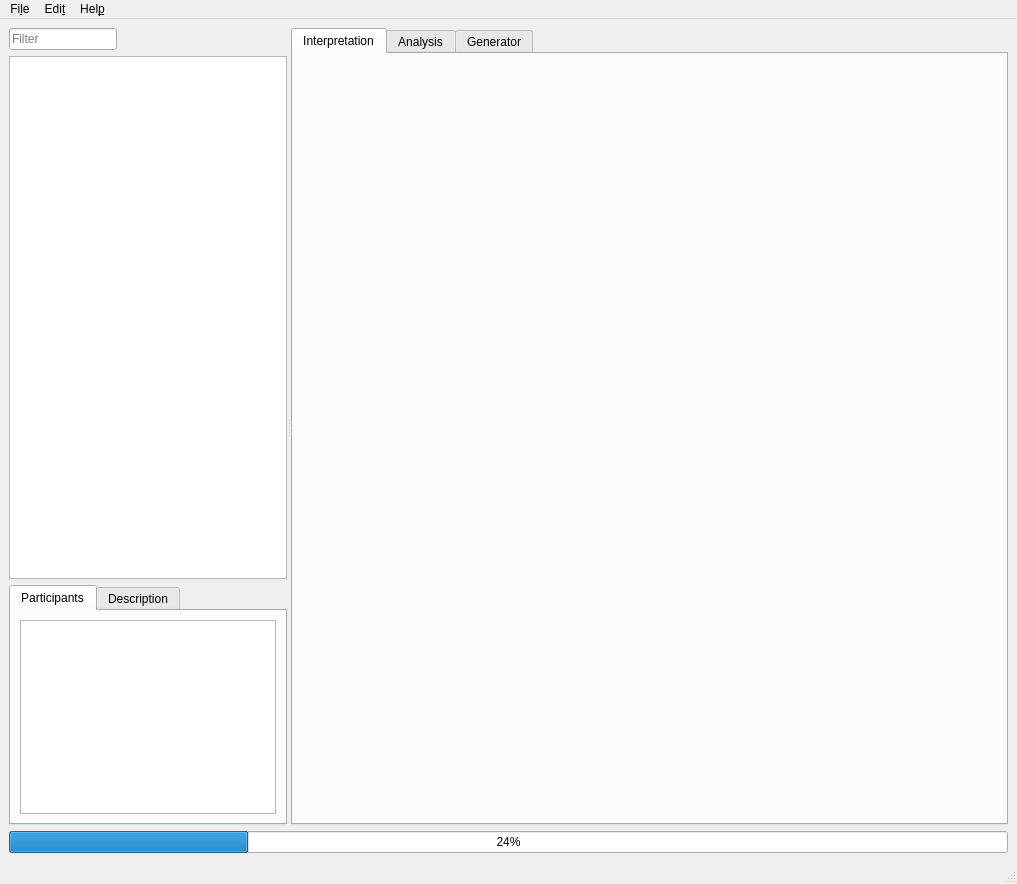
<?xml version="1.0" encoding="UTF-8"?>
<ui version="4.0">
 <class>MainWindow</class>
 <widget class="QMainWindow" name="MainWindow">
  <property name="geometry">
   <rect>
    <x>0</x>
    <y>0</y>
    <width>1017</width>
    <height>884</height>
   </rect>
  </property>
  <property name="windowTitle">
   <string>Universal Radio Hacker</string>
  </property>
  <property name="windowIcon">
   <iconset resource="urh.qrc">
    <normaloff>:/icons/data/icons/appicon.png</normaloff>:/icons/data/icons/appicon.png</iconset>
  </property>
  <property name="tabShape">
   <enum>QTabWidget::Rounded</enum>
  </property>
  <property name="dockNestingEnabled">
   <bool>false</bool>
  </property>
  <widget class="QWidget" name="centralwidget">
   <layout class="QVBoxLayout" name="verticalLayout_4">
    <item>
     <widget class="QSplitter" name="splitter">
      <property name="orientation">
       <enum>Qt::Horizontal</enum>
      </property>
      <property name="childrenCollapsible">
       <bool>true</bool>
      </property>
      <widget class="QWidget" name="layoutWidget">
       <layout class="QVBoxLayout" name="verticalLayout_3" stretch="0,3,0">
        <item>
         <widget class="QLineEdit" name="lnEdtTreeFilter">
          <property name="sizePolicy">
           <sizepolicy hsizetype="Fixed" vsizetype="Fixed">
            <horstretch>0</horstretch>
            <verstretch>0</verstretch>
           </sizepolicy>
          </property>
          <property name="acceptDrops">
           <bool>false</bool>
          </property>
          <property name="inputMethodHints">
           <set>Qt::ImhDialableCharactersOnly</set>
          </property>
          <property name="placeholderText">
           <string>Filter</string>
          </property>
          <property name="clearButtonEnabled">
           <bool>true</bool>
          </property>
         </widget>
        </item>
        <item>
         <widget class="DirectoryTreeView" name="fileTree">
          <property name="sizePolicy">
           <sizepolicy hsizetype="Minimum" vsizetype="Expanding">
            <horstretch>10</horstretch>
            <verstretch>0</verstretch>
           </sizepolicy>
          </property>
          <property name="maximumSize">
           <size>
            <width>16777215</width>
            <height>16777215</height>
           </size>
          </property>
          <property name="autoScroll">
           <bool>true</bool>
          </property>
          <property name="dragEnabled">
           <bool>true</bool>
          </property>
          <property name="dragDropMode">
           <enum>QAbstractItemView::DragOnly</enum>
          </property>
          <property name="selectionMode">
           <enum>QAbstractItemView::ExtendedSelection</enum>
          </property>
          <property name="sortingEnabled">
           <bool>false</bool>
          </property>
          <attribute name="headerCascadingSectionResizes">
           <bool>true</bool>
          </attribute>
          <attribute name="headerStretchLastSection">
           <bool>false</bool>
          </attribute>
         </widget>
        </item>
        <item>
         <widget class="QTabWidget" name="tabWidget_Project">
          <property name="sizePolicy">
           <sizepolicy hsizetype="Expanding" vsizetype="Preferred">
            <horstretch>0</horstretch>
            <verstretch>0</verstretch>
           </sizepolicy>
          </property>
          <property name="currentIndex">
           <number>0</number>
          </property>
          <widget class="QWidget" name="tabParticipants">
           <attribute name="title">
            <string>Participants</string>
           </attribute>
           <layout class="QHBoxLayout" name="horizontalLayout">
            <item>
             <widget class="QListView" name="listViewParticipants"/>
            </item>
           </layout>
          </widget>
          <widget class="QWidget" name="tabDescription">
           <attribute name="title">
            <string>Description</string>
           </attribute>
           <layout class="QHBoxLayout" name="horizontalLayout_2">
            <item>
             <widget class="QTextEdit" name="textEditProjectDescription"/>
            </item>
           </layout>
          </widget>
         </widget>
        </item>
       </layout>
      </widget>
      <widget class="QTabWidget" name="tabWidget">
       <property name="sizePolicy">
        <sizepolicy hsizetype="Expanding" vsizetype="Expanding">
         <horstretch>1</horstretch>
         <verstretch>0</verstretch>
        </sizepolicy>
       </property>
       <property name="currentIndex">
        <number>0</number>
       </property>
       <widget class="QWidget" name="tab_interpretation">
        <attribute name="title">
         <string>Interpretation</string>
        </attribute>
        <layout class="QVBoxLayout" name="verticalLayout_2"/>
       </widget>
       <widget class="QWidget" name="tab_protocol">
        <attribute name="title">
         <string>Analysis</string>
        </attribute>
        <layout class="QVBoxLayout" name="verticalLayout"/>
       </widget>
       <widget class="QWidget" name="tab_generator">
        <attribute name="title">
         <string>Generator</string>
        </attribute>
        <layout class="QVBoxLayout" name="verticalLayout_5"/>
       </widget>
      </widget>
     </widget>
    </item>
    <item>
     <widget class="QProgressBar" name="progressBar">
      <property name="value">
       <number>24</number>
      </property>
     </widget>
    </item>
   </layout>
  </widget>
  <widget class="QMenuBar" name="menubar">
   <property name="geometry">
    <rect>
     <x>0</x>
     <y>0</y>
     <width>1017</width>
     <height>21</height>
    </rect>
   </property>
   <widget class="QMenu" name="menuFile">
    <property name="title">
     <string>Fi&amp;le</string>
    </property>
    <addaction name="actionNew_Project"/>
    <addaction name="actionProject_settings"/>
    <addaction name="actionSave_project"/>
    <addaction name="separator"/>
    <addaction name="actionOpen"/>
    <addaction name="actionOpen_directory"/>
    <addaction name="actionRecord"/>
    <addaction name="actionSniff_protocol"/>
    <addaction name="actionSpectrum_Analyzer"/>
    <addaction name="separator"/>
    <addaction name="actionSaveAllSignals"/>
    <addaction name="actionClose_all"/>
    <addaction name="separator"/>
    <addaction name="actionConvert_Folder_to_Project"/>
   </widget>
   <widget class="QMenu" name="menuEdit">
    <property name="title">
     <string>Edi&amp;t</string>
    </property>
    <addaction name="actionMinimize_all"/>
    <addaction name="actionMaximize_all"/>
    <addaction name="separator"/>
    <addaction name="actionDecoding"/>
    <addaction name="actionOptions"/>
    <addaction name="separator"/>
    <addaction name="actionFullscreen_mode"/>
   </widget>
   <widget class="QMenu" name="menuHelp">
    <property name="title">
     <string>Hel&amp;p</string>
    </property>
    <addaction name="actionAbout_AutomaticHacker"/>
    <addaction name="actionAbout_Qt"/>
   </widget>
   <addaction name="menuFile"/>
   <addaction name="menuEdit"/>
   <addaction name="menuHelp"/>
  </widget>
  <widget class="QStatusBar" name="statusbar"/>
  <action name="actionFSK">
   <property name="checkable">
    <bool>true</bool>
   </property>
   <property name="text">
    <string>Undo</string>
   </property>
  </action>
  <action name="actionOOK">
   <property name="checkable">
    <bool>true</bool>
   </property>
   <property name="checked">
    <bool>true</bool>
   </property>
   <property name="text">
    <string>Redo</string>
   </property>
  </action>
  <action name="actionPSK">
   <property name="checkable">
    <bool>true</bool>
   </property>
   <property name="text">
    <string>PSK</string>
   </property>
  </action>
  <action name="actionNone">
   <property name="checkable">
    <bool>true</bool>
   </property>
   <property name="text">
    <string>None (bei .bin)</string>
   </property>
  </action>
  <action name="actionAuto_Fit_Y">
   <property name="checkable">
    <bool>true</bool>
   </property>
   <property name="checked">
    <bool>true</bool>
   </property>
   <property name="text">
    <string>&amp;Auto Fit Y</string>
   </property>
  </action>
  <action name="actionUndo">
   <property name="icon">
    <iconset theme="edit-undo">
     <normaloff>.</normaloff>.</iconset>
   </property>
   <property name="text">
    <string>&amp;Undo</string>
   </property>
  </action>
  <action name="actionRedo">
   <property name="icon">
    <iconset theme="edit-redo">
     <normaloff>.</normaloff>.</iconset>
   </property>
   <property name="text">
    <string>&amp;Redo</string>
   </property>
  </action>
  <action name="actionShow_Confirm_Close_Dialog">
   <property name="checkable">
    <bool>true</bool>
   </property>
   <property name="checked">
    <bool>false</bool>
   </property>
   <property name="text">
    <string>&amp;Show Confirm Close Dialog</string>
   </property>
  </action>
  <action name="actionTest">
   <property name="text">
    <string>test</string>
   </property>
  </action>
  <action name="actionHold_Shift_to_Drag">
   <property name="checkable">
    <bool>true</bool>
   </property>
   <property name="checked">
    <bool>false</bool>
   </property>
   <property name="text">
    <string>&amp;Hold Shift to Drag</string>
   </property>
  </action>
  <action name="actionDocumentation">
   <property name="icon">
    <iconset theme="help-contents">
     <normaloff>.</normaloff>.</iconset>
   </property>
   <property name="text">
    <string>&amp;Documentation</string>
   </property>
   <property name="iconVisibleInMenu">
    <bool>true</bool>
   </property>
  </action>
  <action name="actionAbout_AutomaticHacker">
   <property name="icon">
    <iconset theme="help-about">
     <normaloff>.</normaloff>.</iconset>
   </property>
   <property name="text">
    <string>&amp;About Universal Radio Hacker...</string>
   </property>
   <property name="iconVisibleInMenu">
    <bool>true</bool>
   </property>
  </action>
  <action name="actionOpenSignal">
   <property name="text">
    <string>&amp;Signal</string>
   </property>
  </action>
  <action name="actionOpenProtocol">
   <property name="text">
    <string>&amp;Protocol</string>
   </property>
  </action>
  <action name="actionShow_Compare_Frame">
   <property name="checkable">
    <bool>true</bool>
   </property>
   <property name="checked">
    <bool>true</bool>
   </property>
   <property name="text">
    <string>Show &amp;Compare Frame</string>
   </property>
  </action>
  <action name="actionClose_all">
   <property name="text">
    <string>&amp;Close all</string>
   </property>
   <property name="iconVisibleInMenu">
    <bool>true</bool>
   </property>
  </action>
  <action name="actionMinimize_all">
   <property name="text">
    <string>&amp;Minimize all</string>
   </property>
   <property name="iconVisibleInMenu">
    <bool>true</bool>
   </property>
  </action>
  <action name="actionMaximize_all">
   <property name="text">
    <string>Maximize &amp;all</string>
   </property>
   <property name="iconVisibleInMenu">
    <bool>true</bool>
   </property>
  </action>
  <action name="actionSaveAllSignals">
   <property name="icon">
    <iconset theme="document-save">
     <normaloff>.</normaloff>.</iconset>
   </property>
   <property name="text">
    <string>&amp;Save all signals</string>
   </property>
   <property name="iconVisibleInMenu">
    <bool>true</bool>
   </property>
  </action>
  <action name="actionSeperate_Protocols_in_Compare_Frame">
   <property name="checkable">
    <bool>true</bool>
   </property>
   <property name="checked">
    <bool>true</bool>
   </property>
   <property name="text">
    <string>Seperate &amp;Protocols in Compare Frame</string>
   </property>
  </action>
  <action name="actionOpenArchive">
   <property name="text">
    <string>&amp;Archive</string>
   </property>
  </action>
  <action name="actionOpen">
   <property name="icon">
    <iconset theme="document-open">
     <normaloff>.</normaloff>.</iconset>
   </property>
   <property name="text">
    <string>&amp;Open...</string>
   </property>
   <property name="iconVisibleInMenu">
    <bool>true</bool>
   </property>
  </action>
  <action name="actionOpen_Folder">
   <property name="icon">
    <iconset theme="folder-open">
     <normaloff>.</normaloff>.</iconset>
   </property>
   <property name="text">
    <string>Open &amp;Folder..</string>
   </property>
  </action>
  <action name="actionShow_only_Compare_Frame">
   <property name="checkable">
    <bool>true</bool>
   </property>
   <property name="checked">
    <bool>true</bool>
   </property>
   <property name="text">
    <string>Show Compare Frame only</string>
   </property>
  </action>
  <action name="actionConfigurePlugins">
   <property name="text">
    <string>Configure...</string>
   </property>
   <property name="iconVisibleInMenu">
    <bool>true</bool>
   </property>
  </action>
  <action name="actionSort_Frames_by_Name">
   <property name="text">
    <string>Sort &amp;Frames by Name</string>
   </property>
  </action>
  <action name="actionConvert_Folder_to_Project">
   <property name="text">
    <string>Convert &amp;Folder to Project</string>
   </property>
   <property name="iconVisibleInMenu">
    <bool>true</bool>
   </property>
  </action>
  <action name="actionDecoding">
   <property name="text">
    <string>&amp;Decoding...</string>
   </property>
  </action>
  <action name="actionRecord">
   <property name="text">
    <string>&amp;Record signal...</string>
   </property>
   <property name="iconVisibleInMenu">
    <bool>true</bool>
   </property>
  </action>
  <action name="actionSpectrum_Analyzer">
   <property name="text">
    <string>Spectrum &amp;Analyzer...</string>
   </property>
   <property name="iconVisibleInMenu">
    <bool>true</bool>
   </property>
  </action>
  <action name="actionOptions">
   <property name="icon">
    <iconset theme="configure">
     <normaloff>.</normaloff>.</iconset>
   </property>
   <property name="text">
    <string>&amp;Options...</string>
   </property>
   <property name="iconVisibleInMenu">
    <bool>true</bool>
   </property>
  </action>
  <action name="actionShow_file_tree">
   <property name="checkable">
    <bool>true</bool>
   </property>
   <property name="text">
    <string>Sh&amp;ow file tree</string>
   </property>
  </action>
  <action name="actionNew_Project">
   <property name="text">
    <string>&amp;New Project..</string>
   </property>
  </action>
  <action name="actionSniff_protocol">
   <property name="text">
    <string>Sn&amp;iff protocol...</string>
   </property>
  </action>
  <action name="actionProject_settings">
   <property name="text">
    <string>&amp;Project settings...</string>
   </property>
  </action>
  <action name="actionSave_project">
   <property name="icon">
    <iconset theme="document-save">
     <normaloff>.</normaloff>.</iconset>
   </property>
   <property name="text">
    <string>Sa&amp;ve project</string>
   </property>
  </action>
  <action name="actionFullscreen_mode">
   <property name="checkable">
    <bool>true</bool>
   </property>
   <property name="text">
    <string>&amp;Fullscreen mode</string>
   </property>
  </action>
  <action name="actionOpen_directory">
   <property name="icon">
    <iconset theme="folder-open">
     <normaloff>.</normaloff>.</iconset>
   </property>
   <property name="text">
    <string>Open &amp;directory...</string>
   </property>
  </action>
  <action name="actionAbout_Qt">
   <property name="text">
    <string>About Qt</string>
   </property>
  </action>
 </widget>
 <customwidgets>
  <customwidget>
   <class>DirectoryTreeView</class>
   <extends>QTreeView</extends>
   <header>urh.ui.views.DirectoryTreeView.h</header>
  </customwidget>
 </customwidgets>
 <resources>
  <include location="urh.qrc"/>
 </resources>
 <connections/>
</ui>
